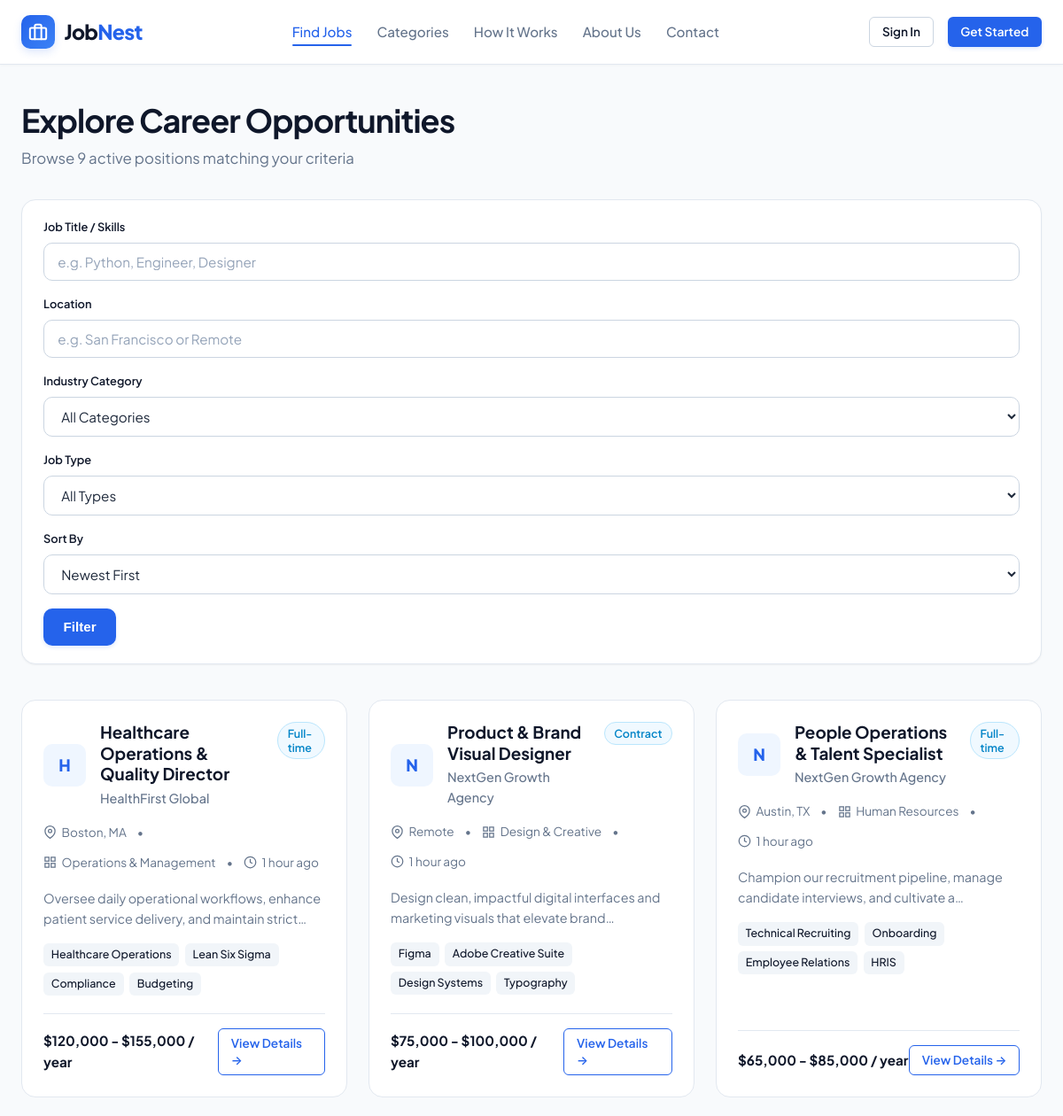
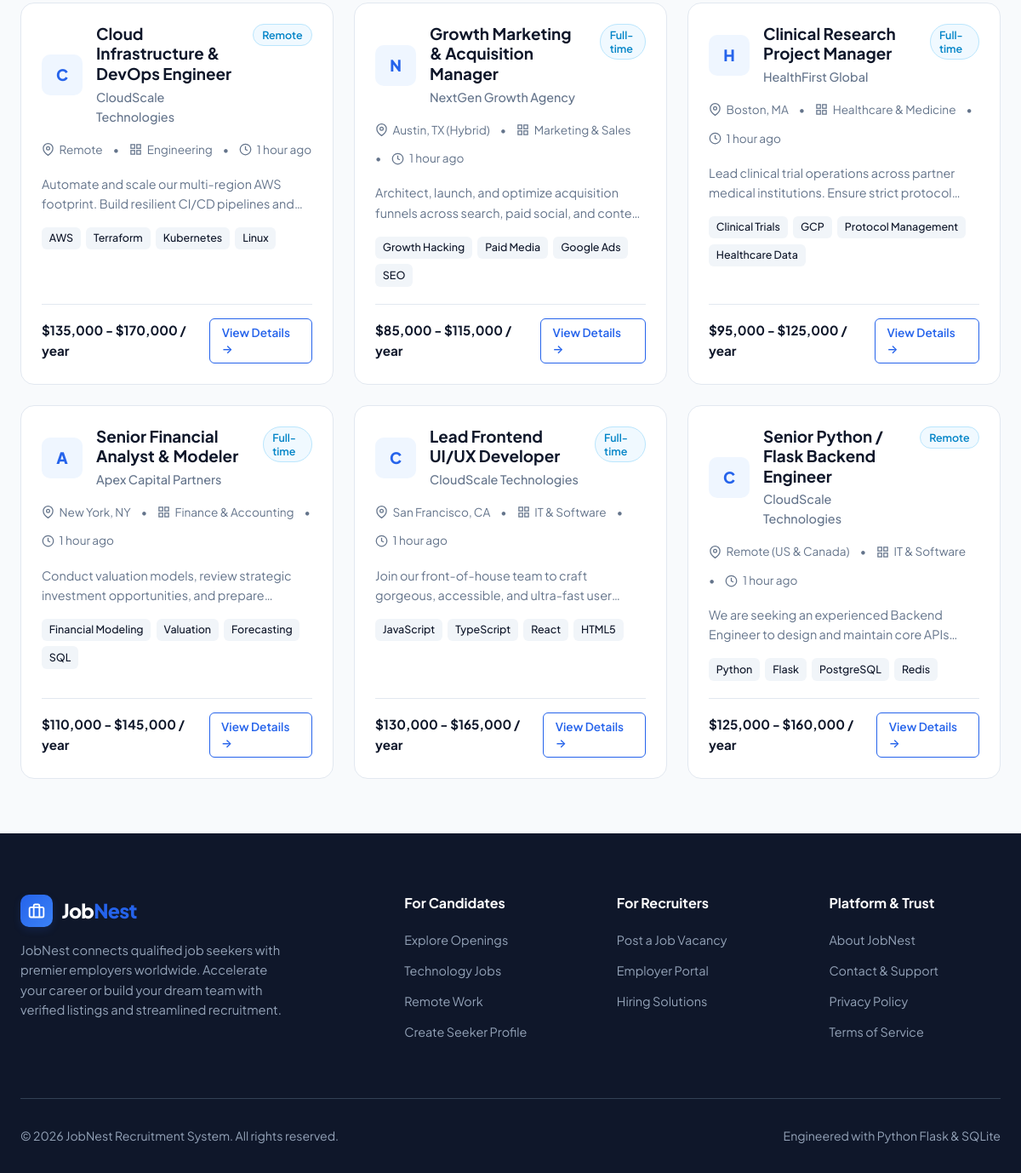
Page /jobs on the committed database (2 pictures, top to bottom).
### models.py (models this page shows, shortened)
class Job(db.Model):
    __tablename__ = 'jobs'
    id = db.Column(db.Integer, primary_key=True)
    employer_id = db.Column(db.Integer, db.ForeignKey('users.id', ondelete='CASCADE'), nullable=False)
    company_id = db.Column(db.Integer, db.ForeignKey('companies.id', ondelete='CASCADE'), nullable=False)
    job_title = db.Column(db.String(150), nullable=False, index=True)
    category = db.Column(db.String(80), nullable=False, default='IT & Software', index=True)
    job_description = db.Column(db.Text, nullable=False)
    location = db.Column(db.String(120), nullable=False, index=True)
    salary_min = db.Column(db.Integer, nullable=True)
    salary_max = db.Column(db.Integer, nullable=True)
    employment_type = db.Column(db.String(50), nullable=False, default='Full-time')  # Full-time, Part-time, Remote, Contract, Internship
    required_skills = db.Column(db.Text, nullable=True)
    qualifications = db.Column(db.Text, nullable=True)
    application_deadline = db.Column(db.Date, nullable=True)
    status = db.Column(db.String(20), nullable=False, default='Active')  # Active, Closed
    is_featured = db.Column(db.Boolean, default=False)
    created_at = db.Column(db.DateTime, default=get_utc_now)
    updated_at = db.Column(db.DateTime, default=get_utc_now, onupdate=get_utc_now)
    applications = db.relationship('Application', backref='job', lazy='dynamic', cascade='all, delete-orphan')
    def get_skills_list(self):
        if not self.required_skills:
            return []
        return [s.strip() for s in self.required_skills.split(',') if s.strip()]
    def salary_display(self):
        if self.salary_min and self.salary_max:
            return f"${self.salary_min:,.0f} - ${self.salary_max:,.0f} / year"
        elif self.salary_min:
            return f"From ${self.salary_min:,.0f} / year"
        elif self.salary_max:
            return f"Up to ${self.salary_max:,.0f} / year"
        return "Salary Negotiable"

class Company(db.Model):
    __tablename__ = 'companies'
    id = db.Column(db.Integer, primary_key=True)
    employer_id = db.Column(db.Integer, db.ForeignKey('users.id', ondelete='CASCADE'), unique=True, nullable=False)
    company_name = db.Column(db.String(150), nullable=False)
    company_description = db.Column(db.Text, nullable=True)
    company_website = db.Column(db.String(255), nullable=True)
    location = db.Column(db.String(120), nullable=True)
    industry = db.Column(db.String(100), default='Technology')
    created_at = db.Column(db.DateTime, default=get_utc_now)
    jobs = db.relationship('Job', backref='company', lazy='dynamic', cascade='all, delete-orphan')

### routes/jobs.py (the view, shortened to what this page needs)
@jobs_bp.route('/jobs')
def index():
    q = request.args.get('q', '').strip()
    location = request.args.get('location', '').strip()
    category = request.args.get('category', '').strip()
    employment_type = request.args.get('employment_type', '').strip()
    company_filter = request.args.get('company', '').strip()
    sort = request.args.get('sort', 'newest')
    query = Job.query.filter(Job.status == 'Active')
    if location:
        loc_pattern = f"%{location}%"
        query = query.filter(Job.location.ilike(loc_pattern))
    if category and category != 'All':
        query = query.filter(Job.category == category)
    if employment_type and employment_type != 'All':
        query = query.filter(Job.employment_type == employment_type)
    if company_filter:
        query = query.join(Company).filter(Company.company_name.ilike(f"%{company_filter}%"))
    if sort == 'salary_high':
        query = query.order_by(desc(Job.salary_max.is_(None)), desc(Job.salary_max))
    elif sort == 'salary_low':
        query = query.order_by(desc(Job.salary_min.is_(None)), asc(Job.salary_min))
    elif sort == 'oldest':
        query = query.order_by(asc(Job.created_at))
    else:  # newest
        query = query.order_by(desc(Job.created_at))
    jobs = query.all()
    categories = [
        'IT & Software',
        'Finance & Accounting',
        'Healthcare & Medicine',
        'Marketing & Sales',
        'Engineering',
        'Human Resources',
        'Design & Creative',
        'Operations & Management'
    ]
    employment_types = ['Full-time', 'Part-time', 'Remote', 'Contract', 'Internship']
    return render_template(
        'jobs/index.html',
        jobs=jobs,
        q=q,
        location=location,
        selected_category=category,
        selected_employment_type=employment_type,
        categories=categories,
        employment_types=employment_types,
        sort=sort,
        total_results=len(jobs)
    )

### templates/jobs/index.html (shortened to what this page needs)
{% extends "base.html" %}
{% block content %}
<div class="container" style="padding: 2.5rem 1.5rem 4rem;">
  <div style="margin-bottom: 2rem;">
    <h1 style="font-size: 2.25rem; margin-bottom: 0.5rem;">Explore Career Opportunities</h1>
    <p class="text-muted" style="font-size: 1.05rem;">
      Browse {{ total_results }} active position{{ 's' if total_results != 1 else '' }} matching your criteria
    </p>
  </div>
  <div class="card" style="margin-bottom: 2.5rem; background-color: var(--bg-surface);">
    <div class="card-body" style="padding: 1.25rem 1.5rem;">
      <form action="{{ url_for('jobs.index') }}" method="GET">
        <div style="display: grid; grid-template-columns: repeat(auto-fit, minmax(200px, 1fr)) auto; gap: 1rem; align-items: flex-end;">
          <div>
            <label class="form-label" style="font-size: 0.8rem;">Job Title / Skills</label>
            <input type="text" name="q" value="{{ q }}" class="form-control" placeholder="e.g. Python, Engineer, Designer">
          </div>
          <div>
            <label class="form-label" style="font-size: 0.8rem;">Location</label>
            <input type="text" name="location" value="{{ location }}" class="form-control" placeholder="e.g. San Francisco or Remote">
          </div>
          <div>
            <label class="form-label" style="font-size: 0.8rem;">Industry Category</label>
            <select name="category" class="form-select">
              <option value="All">All Categories</option>
            </select>
          </div>
          <div>
            <label class="form-label" style="font-size: 0.8rem;">Job Type</label>
            <select name="employment_type" class="form-select">
              <option value="All">All Types</option>
            </select>
          </div>
          <div>
            <label class="form-label" style="font-size: 0.8rem;">Sort By</label>
            <select name="sort" class="form-select">
              <option value="newest" {% if sort == 'newest' %}selected{% endif %}>Newest First</option>
            </select>
          </div>
          <div class="flex gap-2">
            <button type="submit" class="btn btn-primary" style="height: 42px;">Filter</button>
          </div>
        </div>
      </form>
    </div>
  </div>
  {% if jobs %}
    <div class="jobs-grid">
      {% for job in jobs %}
        <div class="job-card">
          <div>
            <div class="job-card-header">
              <div class="flex items-center gap-3">
                <div class="company-badge-box">
                  {{ job.company.company_name[0] | upper }}
                </div>
                <div>
                  <h3 class="job-card-title">
                    <a href="{{ url_for('jobs.details', job_id=job.id) }}">{{ job.job_title }}</a>
                  </h3>
                  <div class="job-company-name">{{ job.company.company_name }}</div>
                </div>
              </div>
              <span class="badge badge-info">{{ job.employment_type }}</span>
            </div>
            <div class="job-meta-list">
              <div class="job-meta-item">
                <svg width="15" height="15" viewBox="0 0 24 24" fill="none" stroke="currentColor" stroke-width="2"><path d="M21 10c0 7-9 13-9 13s-9-6-9-13a9 9 0 0 1 18 0z"></path><circle cx="12" cy="10" r="3"></circle></svg>
                <span>{{ job.location }}</span>
              </div>
              <div>•</div>
              <div class="job-meta-item">
                <svg width="15" height="15" viewBox="0 0 24 24" fill="none" stroke="currentColor" stroke-width="2"><rect x="3" y="3" width="7" height="7"></rect><rect x="14" y="3" width="7" height="7"></rect><rect x="14" y="14" width="7" height="7"></rect><rect x="3" y="14" width="7" height="7"></rect></svg>
                <span>{{ job.category }}</span>
              </div>
              <div>•</div>
              <div class="job-meta-item">
                <svg width="15" height="15" viewBox="0 0 24 24" fill="none" stroke="currentColor" stroke-width="2"><circle cx="12" cy="12" r="10"></circle><polyline points="12 6 12 12 16 14"></polyline></svg>
                <span>{{ job.created_at | timeago }}</span>
              </div>
            </div>
            <p class="text-muted" style="font-size: 0.9rem; margin-bottom: 1rem; display: -webkit-box; -webkit-line-clamp: 2; -webkit-box-orient: vertical; overflow: hidden;">
              {{ job.job_description }}
            </p>
            <div class="job-skills-tags">
              {% for skill in job.get_skills_list()[:4] %}
                <span class="skill-tag">{{ skill }}</span>
              {% endfor %}
            </div>
          </div>
          <div class="job-card-footer">
            <div class="job-salary-text">
              {{ job.salary_display() }}
            </div>
            <a href="{{ url_for('jobs.details', job_id=job.id) }}" class="btn btn-outline-primary btn-sm">
              View Details &rarr;
            </a>
          </div>
        </div>
      {% endfor %}
    </div>
  {% endif %}
</div>
{% endblock %}

### rows in the picture
Job: company "H", job_title "Healthcare Operations & Quality Director", company.company_name "HealthFirst Global", employment_type "Full-time", location "Boston, MA", category "Operations & Management", created_at "1 hour ago", job_description "Oversee daily operational workflows, enhance patient service delivery, and maintain…", 4 "Healthcare Operations" "Lean Six Sigma" "Compliance" "Budgeting", salary_display "$120,000 - $155,000 / year"
Job: company "N", job_title "Product & Brand Visual Designer", company.company_name "NextGen Growth Agency", employment_type "Contract", location "Remote", category "Design & Creative", created_at "1 hour ago", job_description "Design clean, impactful digital interfaces and marketing visuals that elevate…", 4 "Figma" "Adobe Creative Suite" "Design Systems" "Typography", salary_display "$75,000 - $100,000 / year"
Job: company "N", job_title "People Operations & Talent Specialist", company.company_name "NextGen Growth Agency", employment_type "Full-time", location "Austin, TX", category "Human Resources", created_at "1 hour ago", job_description "Champion our recruitment pipeline, manage candidate interviews, and cultivate…", 4 "Technical Recruiting" "Onboarding" "Employee Relations" "HRIS", salary_display "$65,000 - $85,000 / year"
Job: company "C", job_title "Cloud Infrastructure & DevOps Engineer", company.company_name "CloudScale Technologies", employment_type "Remote", location "Remote", category "Engineering", created_at "1 hour ago", job_description "Automate and scale our multi-region AWS footprint. Build resilient CI/CD pipelines…", 4 "AWS" "Terraform" "Kubernetes" "Linux", salary_display "$135,000 - $170,000 / year"
Job: company "N", job_title "Growth Marketing & Acquisition Manager", company.company_name "NextGen Growth Agency", employment_type "Full-time", location "Austin, TX (Hybrid)", category "Marketing & Sales", created_at "1 hour ago", job_description "Architect, launch, and optimize acquisition funnels across search, paid social, and…", 4 "Growth Hacking" "Paid Media" "Google Ads" "SEO", salary_display "$85,000 - $115,000 / year"
Job: company "H", job_title "Clinical Research Project Manager", company.company_name "HealthFirst Global", employment_type "Full-time", location "Boston, MA", category "Healthcare & Medicine", created_at "1 hour ago", job_description "Lead clinical trial operations across partner medical institutions. Ensure strict…", 4 "Clinical Trials" "GCP" "Protocol Management" "Healthcare Data", salary_display "$95,000 - $125,000 / year"
Job: company "A", job_title "Senior Financial Analyst & Modeler", company.company_name "Apex Capital Partners", employment_type "Full-time", location "New York, NY", category "Finance & Accounting", created_at "1 hour ago", job_description "Conduct valuation models, review strategic investment opportunities, and…", 4 "Financial Modeling" "Valuation" "Forecasting" "SQL", salary_display "$110,000 - $145,000 / year"
Job: company "C", job_title "Lead Frontend UI/UX Developer", company.company_name "CloudScale Technologies", employment_type "Full-time", location "San Francisco, CA", category "IT & Software", created_at "1 hour ago", job_description "Join our front-of-house team to craft gorgeous, accessible, and ultra-fast…", 4 "JavaScript" "TypeScript" "React" "HTML5", salary_display "$130,000 - $165,000 / year"
Job: company "C", job_title "Senior Python / Flask Backend Engineer", company.company_name "CloudScale Technologies", employment_type "Remote", location "Remote (US & Canada)", category "IT & Software", created_at "1 hour ago", job_description "We are seeking an experienced Backend Engineer to design and maintain core…", 4 "Python" "Flask" "PostgreSQL" "Redis", salary_display "$125,000 - $160,000 / year"

### other values in the picture
{{ total_results }} "9"
{{ 's' if total_results != 1 else '' }} "s"
